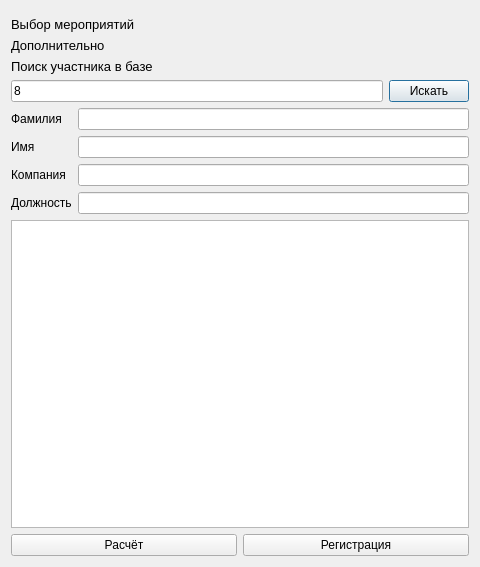
<?xml version="1.0" encoding="UTF-8"?>
<ui version="4.0">
 <class>Dialog</class>
 <widget class="QDialog" name="Dialog">
  <property name="geometry">
   <rect>
    <x>0</x>
    <y>0</y>
    <width>480</width>
    <height>567</height>
   </rect>
  </property>
  <property name="windowTitle">
   <string>Dialog</string>
  </property>
  <layout class="QVBoxLayout" name="verticalLayout_2">
   <item>
    <layout class="QVBoxLayout" name="main_layout">
     <item>
      <widget class="QWidget" name="company_widget" native="true"/>
     </item>
     <item>
      <widget class="QLabel" name="choose_events_label">
       <property name="font">
        <font>
         <pointsize>10</pointsize>
         <weight>50</weight>
         <bold>false</bold>
        </font>
       </property>
       <property name="text">
        <string>Выбор мероприятий</string>
       </property>
      </widget>
     </item>
     <item>
      <layout class="QVBoxLayout" name="events_layout"/>
     </item>
     <item>
      <widget class="QLabel" name="services_label">
       <property name="font">
        <font>
         <pointsize>10</pointsize>
        </font>
       </property>
       <property name="text">
        <string>Дополнительно</string>
       </property>
      </widget>
     </item>
     <item>
      <layout class="QVBoxLayout" name="services_layout"/>
     </item>
     <item>
      <widget class="QLabel" name="label">
       <property name="font">
        <font>
         <pointsize>10</pointsize>
        </font>
       </property>
       <property name="text">
        <string>Поиск участника в базе</string>
       </property>
      </widget>
     </item>
     <item>
      <layout class="QHBoxLayout" name="search_participant_layout">
       <item>
        <widget class="QLineEdit" name="searchEdit">
         <property name="inputMask">
          <string>80000000000</string>
         </property>
        </widget>
       </item>
       <item>
        <widget class="QPushButton" name="searchButton">
         <property name="text">
          <string>Искать</string>
         </property>
        </widget>
       </item>
      </layout>
     </item>
     <item>
      <layout class="QFormLayout" name="formLayout">
       <item row="0" column="0">
        <widget class="QLabel" name="familyLabel">
         <property name="text">
          <string>Фамилия</string>
         </property>
        </widget>
       </item>
       <item row="0" column="1">
        <widget class="QLineEdit" name="familyLineEdit"/>
       </item>
       <item row="1" column="0">
        <widget class="QLabel" name="nameLabel">
         <property name="text">
          <string>Имя</string>
         </property>
        </widget>
       </item>
       <item row="1" column="1">
        <widget class="QLineEdit" name="nameLineEdit"/>
       </item>
       <item row="2" column="0">
        <widget class="QLabel" name="companyLabel">
         <property name="text">
          <string>Компания</string>
         </property>
        </widget>
       </item>
       <item row="2" column="1">
        <widget class="QLineEdit" name="companyLineEdit"/>
       </item>
       <item row="3" column="0">
        <widget class="QLabel" name="job_titleLabel">
         <property name="text">
          <string>Должность</string>
         </property>
        </widget>
       </item>
       <item row="3" column="1">
        <widget class="QLineEdit" name="job_titleLineEdit"/>
       </item>
      </layout>
     </item>
     <item>
      <widget class="QTextEdit" name="textEdit"/>
     </item>
     <item>
      <layout class="QHBoxLayout" name="buttons_layout">
       <item>
        <widget class="QPushButton" name="calculate_button">
         <property name="text">
          <string>Расчёт</string>
         </property>
        </widget>
       </item>
       <item>
        <widget class="QPushButton" name="register_button">
         <property name="text">
          <string>Регистрация</string>
         </property>
        </widget>
       </item>
      </layout>
     </item>
    </layout>
   </item>
  </layout>
 </widget>
 <resources/>
 <connections/>
</ui>
